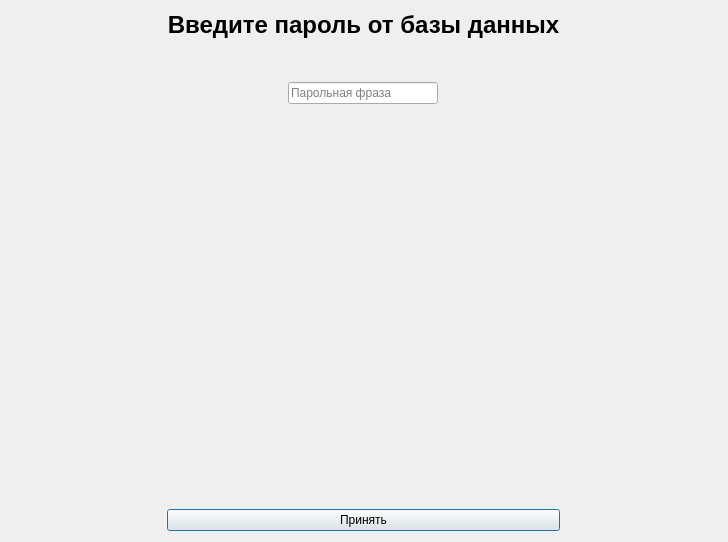
<?xml version="1.0" encoding="UTF-8"?>
<ui version="4.0">
 <class>EncryptorPassDialog</class>
 <widget class="QDialog" name="EncryptorPassDialog">
  <property name="geometry">
   <rect>
    <x>0</x>
    <y>0</y>
    <width>728</width>
    <height>542</height>
   </rect>
  </property>
  <property name="windowTitle">
   <string>Dialog</string>
  </property>
  <layout class="QGridLayout" name="gridLayout_2">
   <item row="2" column="0">
    <spacer name="verticalSpacer">
     <property name="orientation">
      <enum>Qt::Vertical</enum>
     </property>
     <property name="sizeType">
      <enum>QSizePolicy::Expanding</enum>
     </property>
     <property name="sizeHint" stdset="0">
      <size>
       <width>20</width>
       <height>40</height>
      </size>
     </property>
    </spacer>
   </item>
   <item row="0" column="0">
    <widget class="QLabel" name="label">
     <property name="text">
      <string>&lt;html&gt;&lt;head/&gt;&lt;body&gt;&lt;h1 style=&quot; margin-top:18px; margin-bottom:12px; margin-left:0px; margin-right:0px; -qt-block-indent:0; text-indent:0px;&quot;&gt;&lt;span style=&quot; font-size:xx-large; font-weight:700;&quot;&gt;Введите пароль от базы данных&lt;/span&gt;&lt;/h1&gt;&lt;h2 style=&quot;-qt-paragraph-type:empty; margin-top:16px; margin-bottom:12px; margin-left:0px; margin-right:0px; -qt-block-indent:0; text-indent:0px; font-size:x-large; font-weight:700;&quot;&gt;&lt;br/&gt;&lt;/h2&gt;&lt;/body&gt;&lt;/html&gt;</string>
     </property>
     <property name="alignment">
      <set>Qt::AlignCenter</set>
     </property>
    </widget>
   </item>
   <item row="1" column="0">
    <layout class="QGridLayout" name="gridLayout">
     <item row="2" column="0">
      <widget class="QLineEdit" name="keyPassInput">
       <property name="maximumSize">
        <size>
         <width>150</width>
         <height>16777215</height>
        </size>
       </property>
       <property name="echoMode">
        <enum>QLineEdit::Password</enum>
       </property>
       <property name="placeholderText">
        <string>Парольная фраза</string>
       </property>
      </widget>
     </item>
    </layout>
   </item>
   <item row="3" column="0">
    <widget class="QPushButton" name="AcceptButton">
     <property name="text">
      <string>Принять</string>
     </property>
    </widget>
   </item>
  </layout>
 </widget>
 <resources/>
 <connections/>
</ui>
